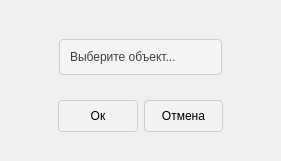
<?xml version="1.0" encoding="UTF-8"?>
<ui version="4.0">
 <class>OnExpressionAddField</class>
 <widget class="QWidget" name="OnExpressionAddField">
  <property name="geometry">
   <rect>
    <x>0</x>
    <y>0</y>
    <width>281</width>
    <height>161</height>
   </rect>
  </property>
  <property name="windowTitle">
   <string>Добавление столбца</string>
  </property>
  <widget class="QFrame" name="verticalFrame">
   <property name="geometry">
    <rect>
     <x>0</x>
     <y>0</y>
     <width>281</width>
     <height>161</height>
    </rect>
   </property>
   <property name="styleSheet">
    <string notr="true">QFrame {

}
QPushButton {
margin-top: 10px; 
margin-bottom: 20px;
margin-left: 0px;
margin-right: 0px;
max-height: 30px;
min-height: 30px;
background-color: rgba(255, 255, 255, 20%); 
border: 1px solid #ccc;
border-radius: 4px;
padding: 0;
}
QPushButton:hover {
    background-color: rgba(255, 255, 255, 80%);
}
QPushButton:pressed {
    background-color: rgba(255, 255, 255, 100%);
}

QComboBox {
margin-top: 30px;
margin-left: 50%;
margin-right: 50%;
max-height: 30px;
min-height: 30px;
background-color: #F4F4F4;
color: #404040;
border: 1px solid #ccc;
padding: 2px 18px 2px 10px;
border-radius: 4px;
}

QComboBox:hover, ComboBox:focus {
    background-color: #FFFFFF;
    border: 1px solid #9B9B9B;
}

QComboBox::drop-down {
    subcontrol-origin: margin;
    subcontrol-position: center right;
    width: 15px;
	margin-top: 30px;
	border: none;
	border-radius: 2px;
}

QComboBox::down-arrow {
image: url(&quot;E:/UCHEBA/univer/DIPLOM/AdaptiveInformationalSystemBackend/desktop_version/pyside6/images/arrow.png&quot;);
    width: 12px;
    height: 12px;
margin-right: 100%;
}

QComboBox::item {
margin: 0px;
padding: 2px;
text-align: left;
background-color: transparent;
}


</string>
   </property>
   <layout class="QVBoxLayout" name="verticalLayout_2">
    <item>
     <widget class="QComboBox" name="comboBox">
      <property name="sizePolicy">
       <sizepolicy hsizetype="Expanding" vsizetype="Expanding">
        <horstretch>0</horstretch>
        <verstretch>0</verstretch>
       </sizepolicy>
      </property>
      <property name="styleSheet">
       <string notr="true"/>
      </property>
      <property name="currentText">
       <string/>
      </property>
      <property name="sizeAdjustPolicy">
       <enum>QComboBox::AdjustToContentsOnFirstShow</enum>
      </property>
      <property name="placeholderText">
       <string>Выберите объект...</string>
      </property>
     </widget>
    </item>
    <item>
     <widget class="QFrame" name="horizontalFrame">
      <layout class="QHBoxLayout" name="horizontalLayout_2" stretch="0,0">
       <property name="sizeConstraint">
        <enum>QLayout::SetDefaultConstraint</enum>
       </property>
       <item>
        <widget class="QPushButton" name="pushButton_3">
         <property name="sizePolicy">
          <sizepolicy hsizetype="Expanding" vsizetype="Expanding">
           <horstretch>0</horstretch>
           <verstretch>0</verstretch>
          </sizepolicy>
         </property>
         <property name="styleSheet">
          <string notr="true">margin-left: 40%;</string>
         </property>
         <property name="text">
          <string>Ок</string>
         </property>
         <property name="shortcut">
          <string>Return</string>
         </property>
        </widget>
       </item>
       <item>
        <widget class="QPushButton" name="pushButton_4">
         <property name="sizePolicy">
          <sizepolicy hsizetype="Expanding" vsizetype="Expanding">
           <horstretch>0</horstretch>
           <verstretch>0</verstretch>
          </sizepolicy>
         </property>
         <property name="styleSheet">
          <string notr="true">margin-right: 40%;</string>
         </property>
         <property name="text">
          <string>Отмена</string>
         </property>
         <property name="shortcut">
          <string>Esc</string>
         </property>
        </widget>
       </item>
      </layout>
     </widget>
    </item>
   </layout>
  </widget>
 </widget>
 <resources/>
 <connections>
  <connection>
   <sender>pushButton_4</sender>
   <signal>clicked()</signal>
   <receiver>OnExpressionAddField</receiver>
   <slot>close()</slot>
   <hints>
    <hint type="sourcelabel">
     <x>203</x>
     <y>120</y>
    </hint>
    <hint type="destinationlabel">
     <x>140</x>
     <y>80</y>
    </hint>
   </hints>
  </connection>
 </connections>
</ui>
